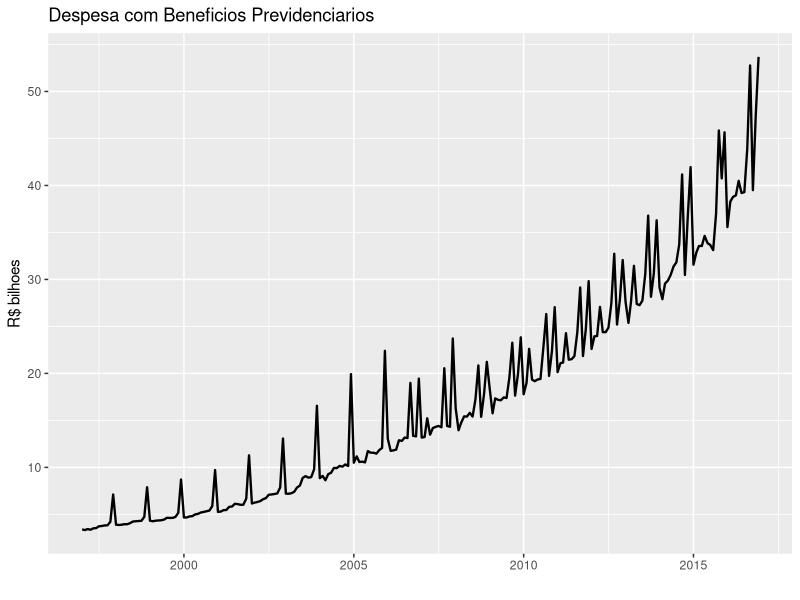
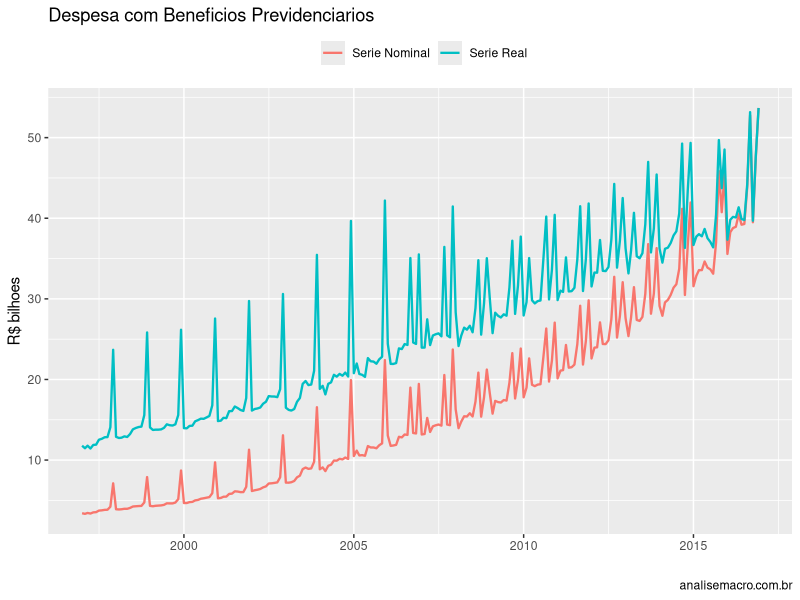

These figures' R source, in order:
library(ggplot2)
library(ggthemes)
library(forecast)

ggthemes::theme_economist()

data <- read.csv2('data.csv', header=T, sep=';', dec=',')
data$date <- as.Date(data$date, format='%d/%m/%Y')

tail(data)

ggplot(data, aes(date, previdencia/1000))+geom_line(size=.8)+
  xlab('')+ylab('R$ bilhoes')+
  labs(title='Despesa com Beneficios Previdenciarios')

data$prevreal <- data[,3]*(tail(data[,2],1)/data[,2]) 

ggplot(data, aes(date, previdencia/1000))+
  geom_line(size=.8, aes(color='Serie Nominal'))+
  geom_line(size=.8, aes(date, prevreal/1000, color='Serie Real'))+
  xlab('')+ylab('R$ bilhoes')+
  labs(title='Despesa com Beneficios Previdenciarios',
       colour='',
       caption='analisemacro.com.br')+
  theme(legend.position="top")

data.ts <- ts(data[,-1], start=c(1997,01), freq=12)

#cmav(data.ts[,2], ma=12)
